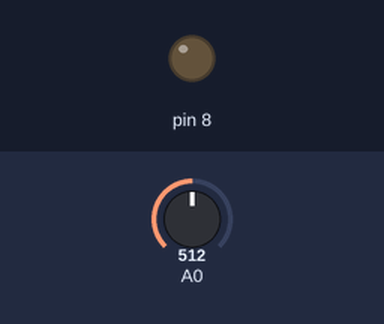
Simulated run of this sketch. Board: Arduino Uno, built with avr-gcc and run on an emulated ATmega328P. Parts: output pins drawn as LEDs (lit = HIGH). Dashed ring = blinking. Inputs (shaded band) come from the test bench; at power-on: A0 = 512.

Above: at 1.2 s.
1.3 s: A0 set to 359
2.8 s: A0 set to 332
At 2.9 s:
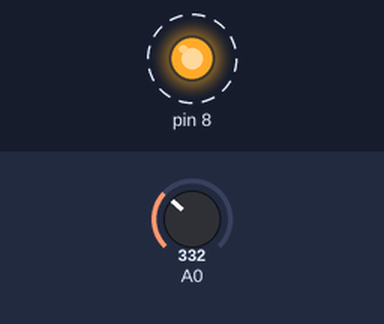
5.8 s: A0 set to 360
At 6.1 s:
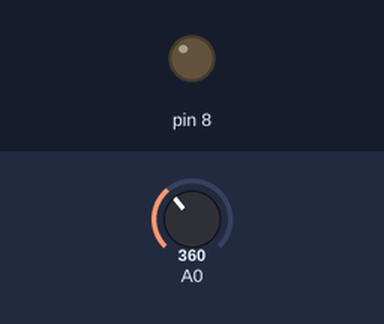
7.3 s: A0 set to 340
At 7.4 s:
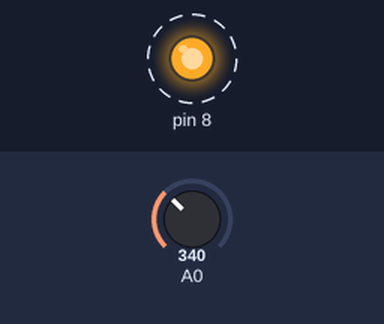
Timing chart, 0 to 11.3 s (numbered marks = the images above; inputs shaded):
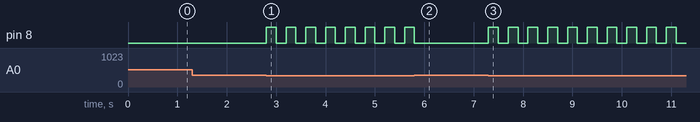

Measured:
- the behaviour switches between 350 and 349 on A0 (found by bisection; images 0 and 1)
- after the input at 1.3 s, every drawn part: stays the same
- after the input at 2.8 s, pin 8: alternates HIGH for 0.20 s and LOW for 0.20 s, starting at once
- after the input at 5.8 s, pin 8: goes on until 5.8 s, then stays LOW
- after the input at 7.3 s, pin 8: alternates HIGH for 0.20 s and LOW for 0.20 s, starting at once

The sketch:

m3_atividade12_questaoC.ino
```cpp
void setup() {
  pinMode(8, OUTPUT);
}

void loop() {
  int v = analogRead(A0);

  if (v < 350) {
    digitalWrite(8, HIGH);
    delay(200);
    digitalWrite(8, LOW);
    delay(200);
  } else {
    digitalWrite(8, LOW);
  }
}
```
